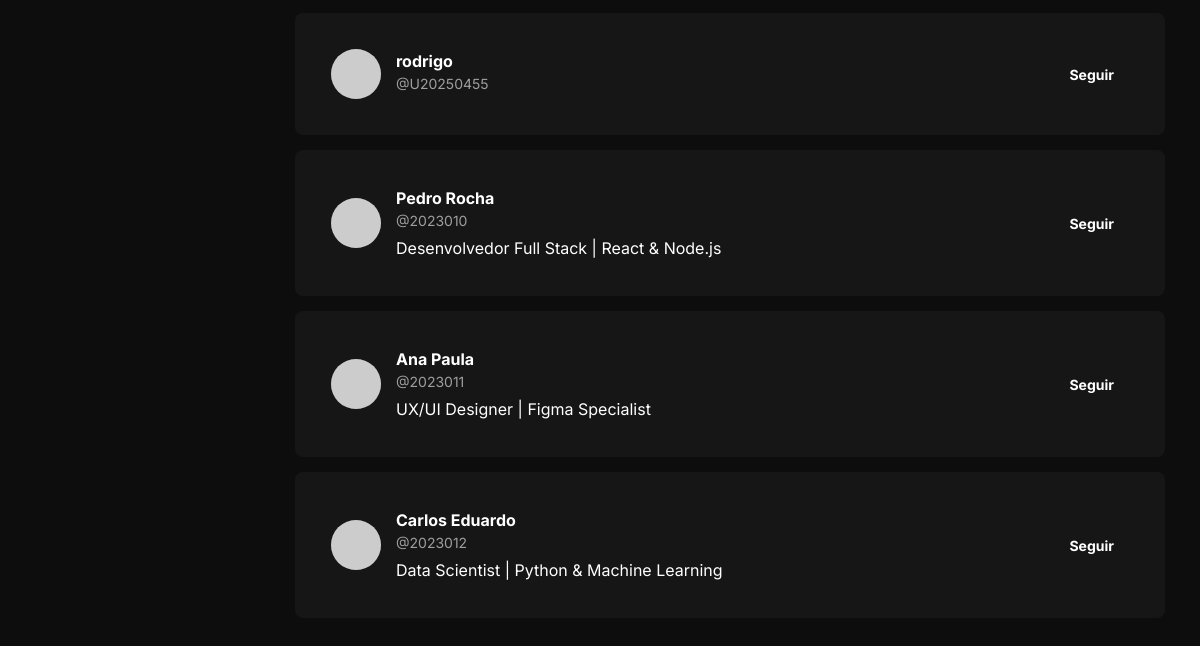
Before: /explorar.php?tab=usuarios (signed in, lower part) with the older database file.
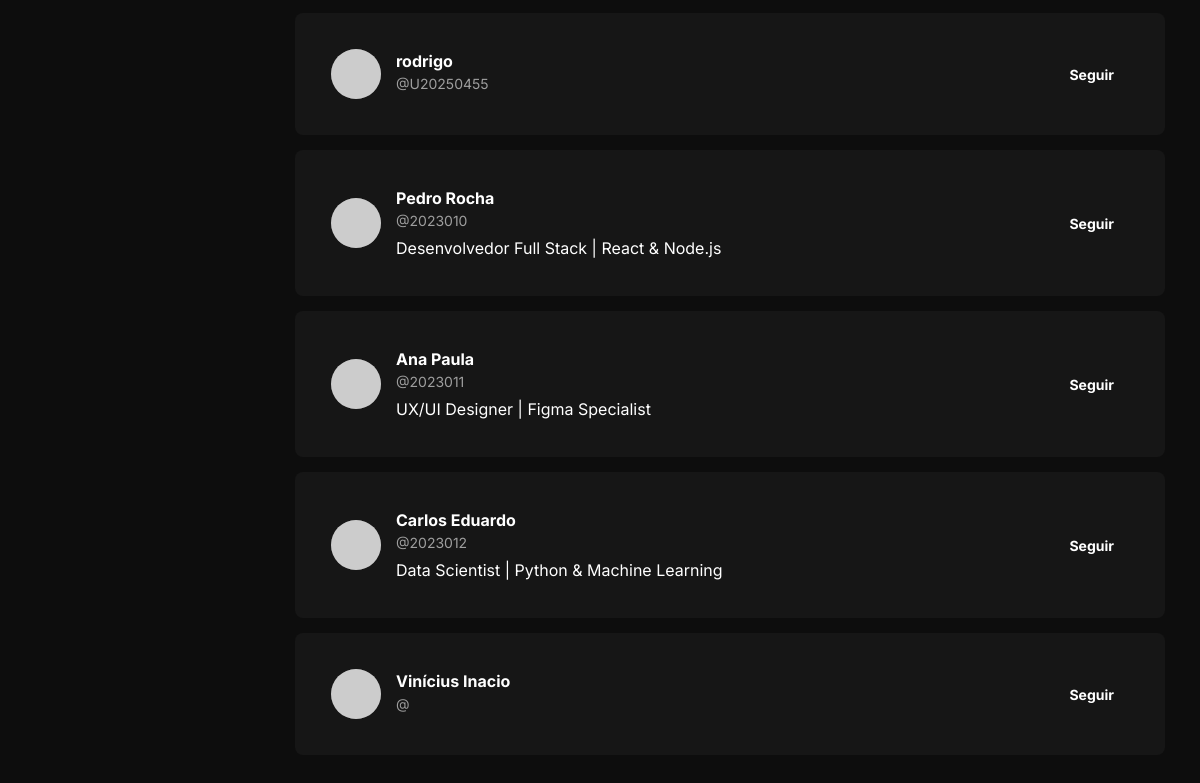
After: the same page with the newer database file.
### tables this page shows
CREATE TABLE `usuario` (
  `idusuario` int(10) UNSIGNED NOT NULL,
  `google_id` varchar(255) DEFAULT NULL,
  `matricula` varchar(50) DEFAULT NULL,
  `idade` tinyint(3) UNSIGNED NOT NULL,
  `foto` varchar(255) DEFAULT NULL,
  `email` varchar(100) NOT NULL,
  `nome` varchar(80) NOT NULL,
  `senha` varchar(255) DEFAULT NULL,
  `data_criacao` datetime NOT NULL DEFAULT current_timestamp(),
  `status` enum('ativo','inativo') NOT NULL DEFAULT 'ativo',
  `criado_em` datetime NOT NULL DEFAULT current_timestamp(),
  `atualizado_em` datetime NOT NULL DEFAULT current_timestamp() ON UPDATE current_timestamp(),
  `admin` tinyint(1) NOT NULL DEFAULT 0
);

CREATE TABLE `usuario_config` (
  `id` int(11) NOT NULL,
  `usuario_id` int(10) UNSIGNED NOT NULL,
  `bio` text DEFAULT NULL,
  `telefone` varchar(20) DEFAULT NULL,
  `created_at` timestamp NOT NULL DEFAULT current_timestamp(),
  `updated_at` timestamp NOT NULL DEFAULT current_timestamp() ON UPDATE current_timestamp()
);

### includes/sidebar.php (called while the page is built, shortened)
<?php
$usuarioAtualId = $_SESSION['usuario_id'] ?? null;
?>

### functions/explorar_functions.php (called while the page is built, shortened)
<?php
function buscarUsuarios($pdo, $termoBusca = null, $usuarioAtualId, $pagina = 1, $itensPorPagina = 10) {
    $offset = ($pagina - 1) * $itensPorPagina;
    $sql = "SELECT u.idusuario, u.nome, u.matricula, u.email,
            uc.bio
            FROM usuario u
            LEFT JOIN usuario_config uc ON u.idusuario = uc.usuario_id
            WHERE u.idusuario != :usuarioAtualId
            AND u.status = 'ativo'";
    $params = [':usuarioAtualId' => $usuarioAtualId];
    $sql .= " LIMIT :offset, :limit";
    $stmt = $pdo->prepare($sql);
    foreach ($params as $key => $value) {
        $stmt->bindValue($key, $value);
    }
    $stmt->bindValue(':offset', $offset, PDO::PARAM_INT);
    $stmt->bindValue(':limit', $itensPorPagina, PDO::PARAM_INT);
    $stmt->execute();
    return $stmt->fetchAll(PDO::FETCH_ASSOC);
}
function estaSeguindo($pdo, $seguidorId, $seguidoId) {
    $sql = "SELECT COUNT(*)
            FROM usuario_seguidores
            WHERE seguidor_id = :seguidor_id AND seguido_id = :seguido_id";
    $stmt = $pdo->prepare($sql);
    $stmt->bindValue(':seguidor_id', $seguidorId, PDO::PARAM_INT);
    $stmt->bindValue(':seguido_id', $seguidoId, PDO::PARAM_INT);
    $stmt->execute();
    return $stmt->fetchColumn() > 0;
}

### explorar.php (the view, shortened to what this page needs)
<?php
require './functions/explorar_functions.php';
require 'includes/conexao.php';
$usuarioAtualId = isset($_SESSION['usuario_id']) ? $_SESSION['usuario_id'] : 0;
$termoBusca = isset($_GET['search']) ? trim($_GET['search']) : null;
$usuarios = buscarUsuarios($pdo, $termoBusca, $usuarioAtualId, 1, 10000);
$active_tab = isset($_GET['tab']) ? $_GET['tab'] : 'tendencias';
?>
<!DOCTYPE html>
<html lang="pt-BR">
<head>
    <link href="https://cdn.jsdelivr.net/npm/bootstrap@5.3.0-alpha1/dist/css/bootstrap.min.css" rel="stylesheet">
    <link rel="stylesheet" href="https://cdnjs.cloudflare.com/ajax/libs/font-awesome/5.15.4/css/all.min.css">
    <link rel="stylesheet" href="assets/css/style.css">
    <?php include 'includes/header.php'; ?>
</head>
<body>
    <?php include 'includes/sidebar.php' ?>
    <div class="d-flex">
        <div class="content-wrapper">
            <div class="container">
                <main class="content">
                    <?php if ($active_tab === 'tendencias'): ?>
                        <div class="tendencias-container">
                            <div class="alert alert-info">
                                As tendências serão implementadas na próxima versão.
                            </div>
                        </div>
                    <?php elseif ($active_tab === 'usuarios'): ?>
                        <div class="usuarios-container">
                            <?php foreach ($usuarios as $usuario): ?>
                                <div class="card">
                                    <div class="card-body">
                                        <div class="user-profile">
                                            <div class="avatar">
                                                <?php
                                                $nome = urlencode($usuario['nome']);
                                                $cor = substr(md5($usuario['nome']), 0, 6);
                                                ?>
                                                <img src="https://ui-avatars.com/api/?name=<?= $nome ?>&background=<?= $cor ?>&color=fff"
                                                    alt="<?= htmlspecialchars($usuario['nome']) ?>"
                                                    class="perfil-avatar-img">
                                            </div>
                                            <div class="user-info">
                                                <div class="user-name">
                                                    <?= htmlspecialchars($usuario['nome']) ?>
                                                </div>
                                                <div class="username">
                                                    @<?= htmlspecialchars($usuario['matricula']) ?>
                                                </div>
                                                <div class="user-bio"><?= htmlspecialchars($usuario['bio'] ?? '') ?></div>
                                            </div>
                                            <?php if ($usuarioAtualId && $usuarioAtualId != $usuario['idusuario']): ?>
                                                <?php if (estaSeguindo($pdo, $usuarioAtualId, $usuario['idusuario'])): ?>
                                                    <button class="btn btn-following">Seguindo</button>
                                                <?php else: ?>
                                                    <form method="POST" action="">
                                                        <button type="submit" class="btn btn-participate">Seguir</button>
                                                    </form>
                                                <?php endif; ?>
                                            <?php elseif ($usuarioAtualId == $usuario['idusuario']): ?>
                                                <button class="btn btn-outline-secondary" disabled>Você</button>
                                            <?php else: ?>
                                                <button class="btn btn-participate" disabled>Faça login</button>
                                            <?php endif; ?>
                                        </div>
                                    </div>
                                </div>
                            <?php endforeach; ?>
                        </div>
                    <?php endif; ?>
                </main>
            </div>
        </div>
    </div>
</body>
</html>

### includes/header.php
<link rel="stylesheet" href="assets/css/style.css">
 <link href="https://cdn.jsdelivr.net/npm/bootstrap@5.3.0/dist/css/bootstrap.min.css" rel="stylesheet">
  <link href="https://cdnjs.cloudflare.com/ajax/libs/font-awesome/6.4.0/css/all.min.css" rel="stylesheet">
  <link rel="stylesheet" href="assets/css/style.css">
  <link href="https://cdn.jsdelivr.net/npm/bootstrap-icons@1.10.5/font/bootstrap-icons.css" rel="stylesheet">

### assets/css/style.css (style rules this page uses)
:root { --primary: #FF3D54; --background: #121212; --card-background: #1A1A1A; --input-background: #1E1E1E; --text-primary: #FFFFFF; --text-secondary: #A0A0A0; --text-muted: #777777; --border-color: #333333; }
* { box-sizing: border-box; margin: 0; padding: 0; }
body { font-family: "Inter", -apple-system, BlinkMacSystemFont, "Segoe UI", Roboto, sans-serif; background-color: var(--background); color: var(--text-primary); line-height: 1.6; min-height: 100vh; }
:root { --primary-color: #ff0000; --primary-hover: #e60000; --background-dark: #121212; --card-background: #1e1e1e; --text-color: #ffffff; --text-secondary: #a0a0a0; --border-color: #333333; }
* { margin: 0; padding: 0; box-sizing: border-box; }
body { font-family: Arial, sans-serif; background-color: var(--background-dark); color: var(--text-color) !important; line-height: 1.6; overflow-x: hidden; }
body { background: var(--bg-dark); color: white; }
.container { max-width: 1200px; margin: 0 auto; padding: 0 15px; }
.card { background-color: var(--card-background) !important; border-radius: 8px; padding: 20px; margin-bottom: 15px; transition: transform 0.2s; border: none !important; }
.btn { color: white !important; border: none; border-radius: 7px; padding: 10px 15px; font-size: 14px; font-weight: bold; cursor: pointer; align-items: center; transition: background-color 0.3s; }
.user-profile { display: flex; align-items: center; }
body { font-family: Arial, sans-serif; background-color: var(--background-dark); color: var(--text-color); overflow-x: hidden; }
:root { --bg-principal: #121212; --bg-card: #1A1A1A; --bg-input: #1E1E1E; --bg-header: #000000; --text-principal: #FFFFFF; --text-secundario: #A0A0A0; --text-mutado: #777777; --cor-primaria: #FF3D54; --cor-primaria-hover: #e60000; --cor-borda: #333333; }
:root { --text-primary: #f0f0f0; --text-secondary: #aaaaaa; --border-color: #333333; --red: #ff3b30; --green: #34c759; }
.avatar { width: 50px; height: 50px; border-radius: 50%; margin-right: 15px; position: relative; }
.avatar img { width: 100%; height: 100%; border-radius: 50%; -o-object-fit: cover; object-fit: cover; position: relative; overflow: visible; }
.avatar { width: 50px !important; height: 50px !important; border-radius: 50% !important; background-color: #555 !important; margin-right: 15px !important; overflow: hidden !important; display: flex !important; align-items: center !important; justify-content: center !important; color: #ddd !important; font-size: 20px !important; }
.user-info { flex: 1; }
.user-name { font-weight: bold; display: flex; align-items: center; color: #ffffff !important; }
.username { color: var(--text-secondary); font-size: 14px; }
.user-bio { color: var(--text-color); margin-top: 5px; }
:root { --primary-color: #ff0000; --primary-hover: #e60000; --background-dark: #121212; --card-background: #1e1e1e; --card-border: #333333; --text-color: #ffffff; --text-secondary: #a0a0a0; }
.content-wrapper { align-self: center; margin-left: 290px; padding: 20px; width: 80%; }
:root { --background-dark: #000000; --card-background: #161616; --card-hover: #1d1d1d; --card-border: #2a2a2a; --primary-color: #ff0000; --text-color: #ffffff; --text-secondary: #9e9e9e; --purple-badge: #c56cf0; --orange-badge: #ffb74d; --red-badge: #ff5252; --green-badge: #00c853; --blue-badge: #1e90ff; --tag-background: #2d2d2d; }
body { font-family: -apple-system, BlinkMacSystemFont, "Segoe UI", Roboto, Helvetica, Arial, sans-serif; background-color: var(--background-dark); color: var(--text-color); line-height: 1.5; }
.content-wrapper { padding: 15px 20px; }
body { font-family: "Inter", sans-serif; background-color: #0D0D0D; color: white; margin: 0; padding: 0; }
body { background-color: #0D0D0D; color: white; font-family: "Inter", sans-serif; }
.perfil-avatar-img { width: 100%; height: 100%; -o-object-fit: cover; object-fit: cover; }

### explorar.php (style rules this page uses)
.content-wrapper { align-self: center; margin-left: 260px; padding: 20px; width: calc(100%); }

Changed rows visible on the page:
added usuario: nome "Vinícius Inacio"
